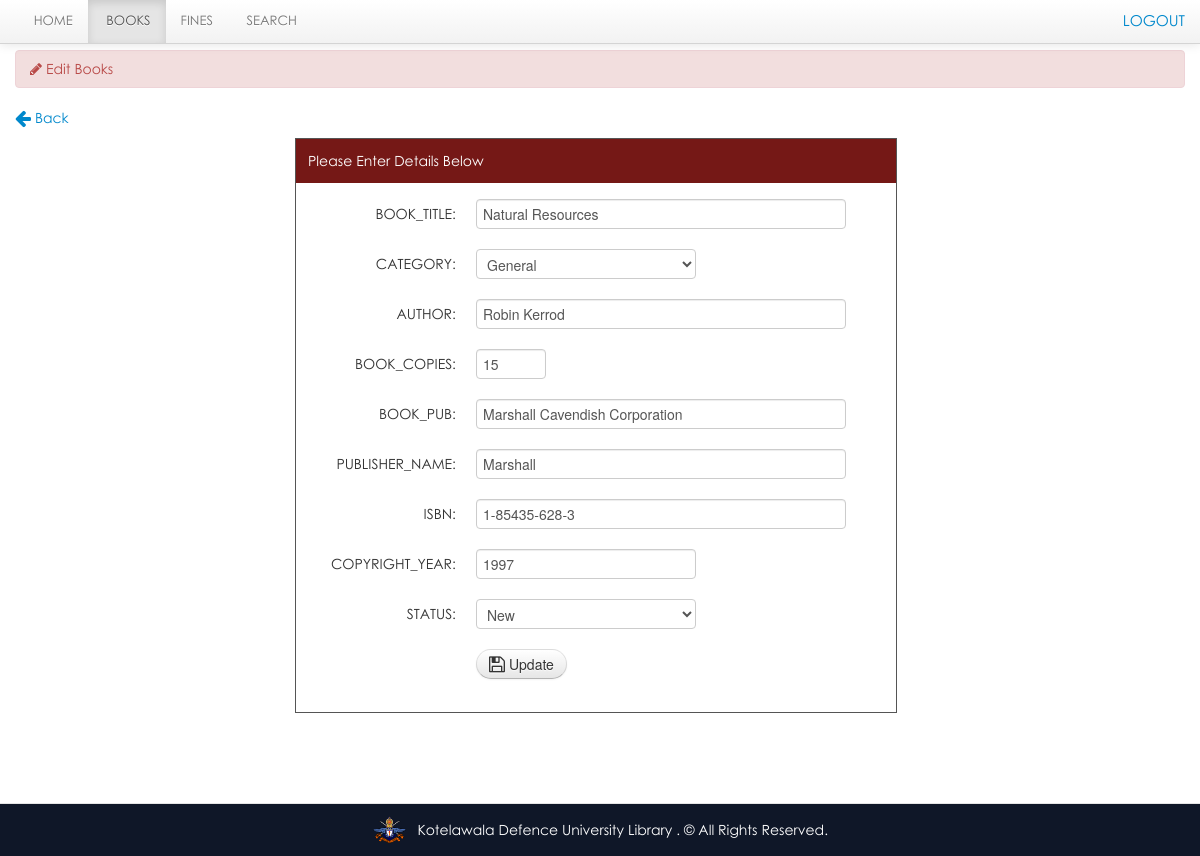
/student/edit_book.php?id=15 (signed in), run on the app's committed database.
### tables this page shows
CREATE TABLE IF NOT EXISTS `book` (
  `book_id` int(11) NOT NULL AUTO_INCREMENT,
  `book_title` varchar(100) NOT NULL,
  `category_id` int(50) NOT NULL,
  `author` varchar(50) NOT NULL,
  `book_copies` int(11) NOT NULL,
  `book_pub` varchar(100) NOT NULL,
  `publisher_name` varchar(100) NOT NULL,
  `isbn` varchar(50) NOT NULL,
  `copyright_year` int(11) NOT NULL,
  `date_receive` varchar(20) NOT NULL,
  `date_added` datetime NOT NULL,
  `status` varchar(30) NOT NULL,
  PRIMARY KEY (`book_id`)
);

CREATE TABLE IF NOT EXISTS `category` (
  `category_id` int(11) NOT NULL AUTO_INCREMENT,
  `classname` varchar(50) DEFAULT NULL,
  PRIMARY KEY (`category_id`),
  UNIQUE KEY `category_id` (`category_id`),
  KEY `classid` (`category_id`)
);

### student/edit_book.php (the view, shortened to what this page needs)
<?php include('header.php'); ?>
<?php include('navbar_books.php'); ?>
<?php $get_id = $_GET['id']; ?>
    <div class="container">
		<div class="margin-top">
			<div class="row">
			<div class="span12">
		<?php
		$query=mysql_query("select * from book LEFT JOIN category on category.category_id  = book.category_id where book_id='$get_id'")or die(mysql_error());
		$row=mysql_fetch_array($query);
		$category_id = $row['category_id'];
		?>
             <div class="alert alert-danger"><i class="icon-pencil"></i>&nbsp;Edit Books</div>
			<p><a class="btn-default" href="books.php"><i class="icon-arrow-left icon-large"></i>&nbsp;Back</a></p>
	<div class="addstudent">
	<div class="details">Please Enter Details Below</div>
	<form class="form-horizontal" method="POST" action="update_books.php" enctype="multipart/form-data">
		<div class="control-group">
			<label class="control-label" for="inputEmail">Book_title:</label>
			<div class="controls">
			<input type="text" class="span4" id="inputEmail" name="book_title" value="<?php echo $row['book_title']; ?>" placeholder="book_title" required>
			</div>
		</div>
		<div class="control-group">
			<label class="control-label" for="inputPassword">Category:</label>
			<div class="controls">
			<select name="category_id">
				<option value="<?php echo $category_id; ?>"><?php echo $row['classname']; ?></option>
			</select>
			</div>
		</div>
		<div class="control-group">
			<label class="control-label" for="inputPassword">Author:</label>
			<div class="controls">
			<input type="text" class="span4" id="inputPassword" name="author" value="<?php echo $row['author']; ?>" placeholder="author" required>
			</div>
		</div>
		<div class="control-group">
			<label class="control-label" for="inputPassword">Book_copies:</label>
			<div class="controls">
			<input class="span1" type="text" id="inputPassword" name="book_copies" value="<?php echo $row['book_copies']; ?>" placeholder="book_copies" required>
			</div>
		</div>
		<div class="control-group">
			<label class="control-label" for="inputPassword">Book_pub:</label>
			<div class="controls">
			<input type="text" class="span4"  id="inputPassword" name="book_pub" value="<?php echo $row['book_pub']; ?>" placeholder="book_pub" required>
			</div>
		</div>
		<div class="control-group">
			<label class="control-label" for="inputPassword">Publisher_name:</label>
			<div class="controls">
			<input type="text" class="span4" id="inputPassword" name="publisher_name" value="<?php echo $row['publisher_name']; ?>" placeholder="publisher_name" required>
			</div>
		</div>
		<div class="control-group">
			<label class="control-label" for="inputPassword">Isbn:</label>
			<div class="controls">
			<input type="text" class="span4" id="inputPassword" name="isbn" value="<?php echo $row['isbn']; ?>" placeholder="isbn" required>
			</div>
		</div>
		<div class="control-group">
			<label class="control-label" for="inputPassword">Copyright_year:</label>
			<div class="controls">
			<input type="text" id="inputPassword" name="copyright_year" value="<?php echo $row['copyright_year']; ?>" placeholder="copyright_year" required>
			</div>
		</div>
		<div class="control-group">
			<label class="control-label" for="inputPassword">Status:</label>
			<div class="controls">
			<select name="status">
				<option><?php echo $row['status']; ?></option>
			</select>
			</div>
		</div>
		<div class="control-group">
			<div class="controls">
			<button name="submit" type="submit" class="btn btn-default"><i class="icon-save icon-large"></i>&nbsp;Update</button>
			</div>
		</div>
    </form>
			</div>
			</div>
			</div>
		</div>
    </div>
<?php include('footer.php') ?>

### css/docs.css (style rules this page uses)
body { font-family:'TR Century Gothic',Helvetica,Arial,sans-serif !important; }
.btn { border-radius: 25px !important; }
.alert { text-shadow: none; }
.addstudent { border: 1px solid #555555; margin-bottom: 50px; margin-left: 280px; padding-bottom: 13px; width: 600px; }
.details { background: none repeat scroll 0 0 #751816; color: #FFFFFF; margin-bottom: 16px; padding: 12px; }
.form-horizontal .control-label { float: left; padding-top: 5px; text-align: right; width: 160px; text-transform:uppercase; }
.margin-top { margin-top:50px; }
body { background: url(../img/grid_noise.png); position: relative; }

### css/print.css (style rules this page uses)
.btn { display:none; }
.alert { display:none; }
body { font-family:arial; font-size:13px; }

### data on the page
book: book_title "Natural Resources", category_id "General", author "Robin Kerrod", book_copies "15", book_pub "Marshall Cavendish Corporation", publisher_name "Marshall", isbn "1-85435-628-3", copyright_year "1997", status "New"
